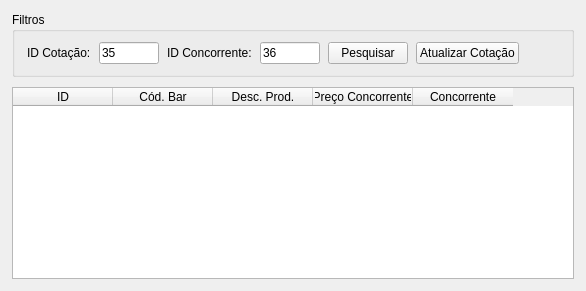
<?xml version="1.0" encoding="UTF-8"?>
<ui version="4.0">
 <class>ConsultaMenorPrecoWindow</class>
 <widget class="QWidget" name="ConsultaMenorPrecoWindow">
  <layout class="QVBoxLayout" name="mainLayout">
   <property name="spacing">
    <number>10</number>
   </property>
   <property name="leftMargin">
    <number>12</number>
   </property>
   <property name="topMargin">
    <number>12</number>
   </property>
   <property name="rightMargin">
    <number>12</number>
   </property>
   <property name="bottomMargin">
    <number>12</number>
   </property>
   <item>
    <widget class="QGroupBox" name="filtroGroup">
     <property name="title">
      <string>Filtros</string>
     </property>
     <layout class="QHBoxLayout" name="filtroLayout">
      <property name="spacing">
       <number>8</number>
      </property>
      <property name="leftMargin">
       <number>12</number>
      </property>
      <property name="topMargin">
       <number>10</number>
      </property>
      <property name="rightMargin">
       <number>12</number>
      </property>
      <property name="bottomMargin">
       <number>10</number>
      </property>
      <item>
       <widget class="QLabel" name="idcotacaoLabel">
        <property name="text">
         <string>ID Cotação:</string>
        </property>
       </widget>
      </item>
      <item>
       <widget class="QLineEdit" name="idcotacaoInput">
        <property name="text">
         <string>35</string>
        </property>
        <property name="maximumSize">
         <size>
          <width>60</width>
          <height>16777215</height>
         </size>
        </property>
       </widget>
      </item>
      <item>
       <widget class="QLabel" name="idconcorrenteLabel">
        <property name="text">
         <string>ID Concorrente:</string>
        </property>
       </widget>
      </item>
      <item>
       <widget class="QLineEdit" name="idconcorrenteInput">
        <property name="text">
         <string>36</string>
        </property>
        <property name="maximumSize">
         <size>
          <width>60</width>
          <height>16777215</height>
         </size>
        </property>
       </widget>
      </item>
      <item>
       <widget class="QPushButton" name="searchButton">
        <property name="text">
         <string>Pesquisar</string>
        </property>
       </widget>
      </item>
      <item>
       <widget class="QPushButton" name="atualizarButton">
        <property name="text">
         <string>Atualizar Cotação</string>
        </property>
       </widget>
      </item>
      <item>
       <spacer name="filtroSpacer">
        <property name="orientation">
         <enum>Qt::Horizontal</enum>
        </property>
        <property name="sizeHint" stdset="0">
         <size>
          <width>40</width>
          <height>20</height>
         </size>
        </property>
       </spacer>
      </item>
     </layout>
    </widget>
   </item>
   <item>
    <widget class="QTableWidget" name="resultadoTable">
     <property name="editTriggers">
      <set>QAbstractItemView::NoEditTriggers</set>
     </property>
     <property name="selectionBehavior">
      <enum>QAbstractItemView::SelectRows</enum>
     </property>
     <column>
      <property name="text">
       <string>ID</string>
      </property>
     </column>
     <column>
      <property name="text">
       <string>Cód. Bar</string>
      </property>
     </column>
     <column>
      <property name="text">
       <string>Desc. Prod.</string>
      </property>
     </column>
     <column>
      <property name="text">
       <string>Preço Concorrente</string>
      </property>
     </column>
     <column>
      <property name="text">
       <string>Concorrente</string>
      </property>
     </column>
    </widget>
   </item>
  </layout>
 </widget>
</ui>
